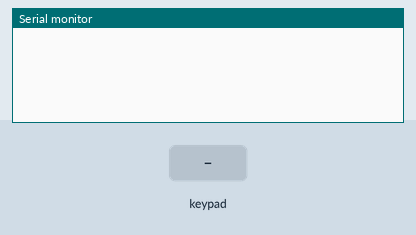
Bench run of a sketch on a simulated Arduino Uno, built with avr-gcc and run on an emulated ATmega328P. Shown: the last lines printed to the serial monitor. Inputs (shaded band) come from the test bench.

Above: at 1.2 s.
1.3 s: key '1' pressed
At 1.7 s:
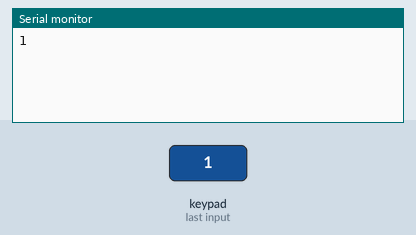
2.8 s: keypad keys 1 0 1 1 1 2 1 3 # pressed 0.4 s apart
At 6.5 s:
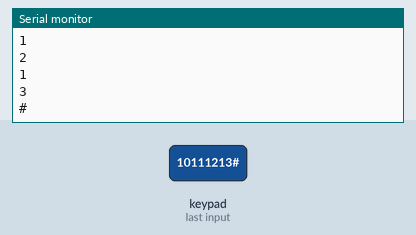
7.9 s: key 'A' pressed
At 9.1 s:
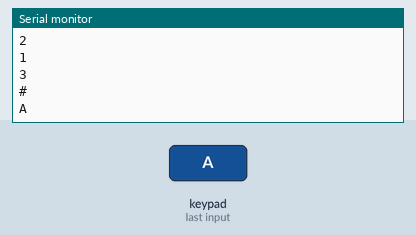
9.4 s: keypad keys 1 0 1 1 1 2 1 3 * pressed 0.4 s apart
At 13.8 s:
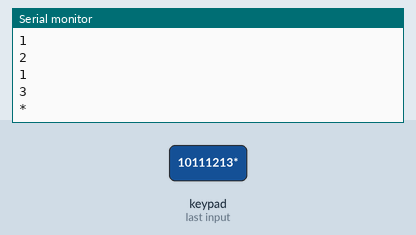
14.5 s: key 'B' pressed
At 15.2 s:
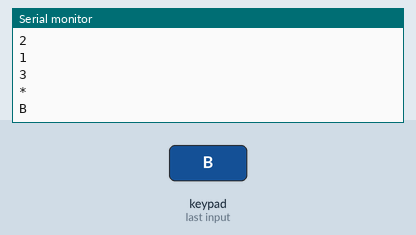
16.0 s: keypad keys 1 0 1 1 1 2 1 3 D pressed 0.4 s apart
At 20.0 s:
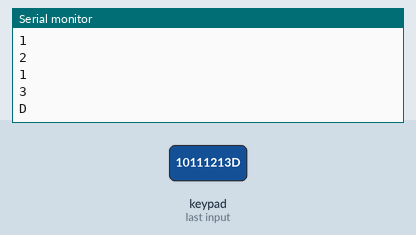
Timing chart, 0 to 21.5 s (numbered marks = the images above; inputs shaded):
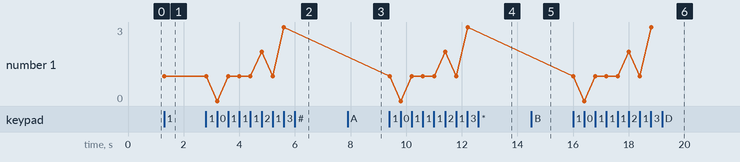

Measured:
- after the input at 1.3 s, the serial monitor: prints a new line at once (image 1)
- after the input at 2.8 s, the serial monitor: prints a new line after 0.41 s (image 2)
- after the input at 7.9 s, the serial monitor: prints a new line at once (image 3)
- after the input at 9.4 s, the serial monitor: prints a new line at once (image 4)
- after the input at 14.5 s, the serial monitor: prints a new line at once (image 5)
- after the input at 16.0 s, the serial monitor: prints a new line at once (image 6)
- plotted number 1: 1 → 3 after the input at 2.8 s

The sketch:

program_keypad.ino
```cpp
/* --- www.nyebarilmu.com --- */

#include <Keypad.h>

const byte ROWS=4;
const byte COLS=4;
char keys[ROWS][COLS]={
{'1','2','3','A'},
{'4','5','6','B'},
{'7','8','9','C'},
{'*','0','#','D'}
};
byte rowPins[ROWS]={A0,A1,A2,A3};
byte colPins[COLS]={10,11,12,13};
Keypad keypad = Keypad(makeKeymap(keys),rowPins, colPins, ROWS, COLS);

void setup(){
//penggunaan serial komunikasi dengan kecepatan 9600 bps
Serial.begin(9600);
}

void loop(){
char tombol = keypad.getKey();
if (tombol!= NO_KEY){
Serial.println(tombol);}
}
```
